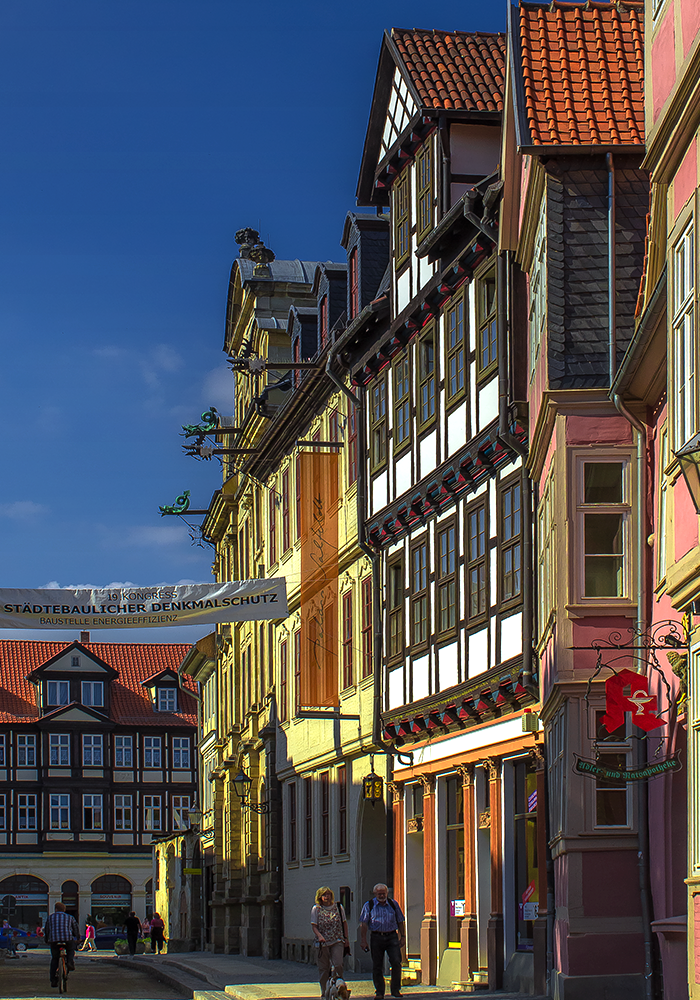
#> input picture Disparity/Test/001_L.png, 700 x 1000 px, found by its file name
$ jupyter execute 'Disparity from images using OpenCV.ipynb'
#> lines starting #> are read from the running program, lines starting #| are printed output that depends on the picture
[cell 1]
import numpy as np
import cv2
from matplotlib import pyplot as plt
import matplotlib.image as mpimg
from PIL import Image
import scipy.ndimage

[cell 2]
path = "C:/Users/Abhishek Tiwari/Desktop/Disparity/Test"

[cell 3]
imgL = cv2.imread(path + '/' + '001_L.png',0)
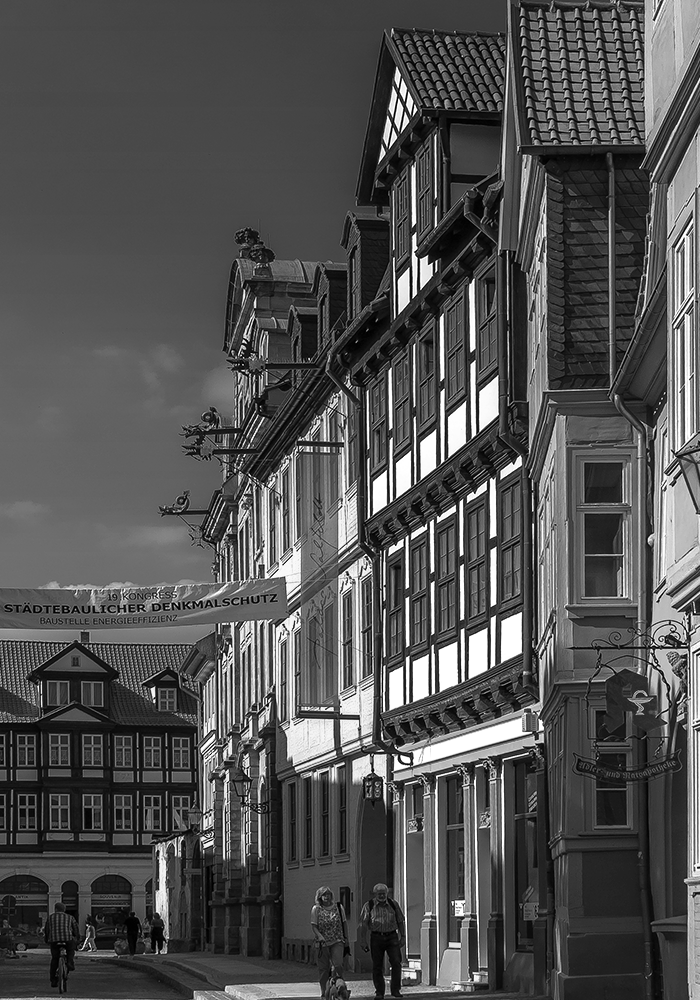
#> imgL: shape (1000, 700); min 0, max 255, mean 81.7
imgR = cv2.imread(path + '/' + '001_R.png',0)
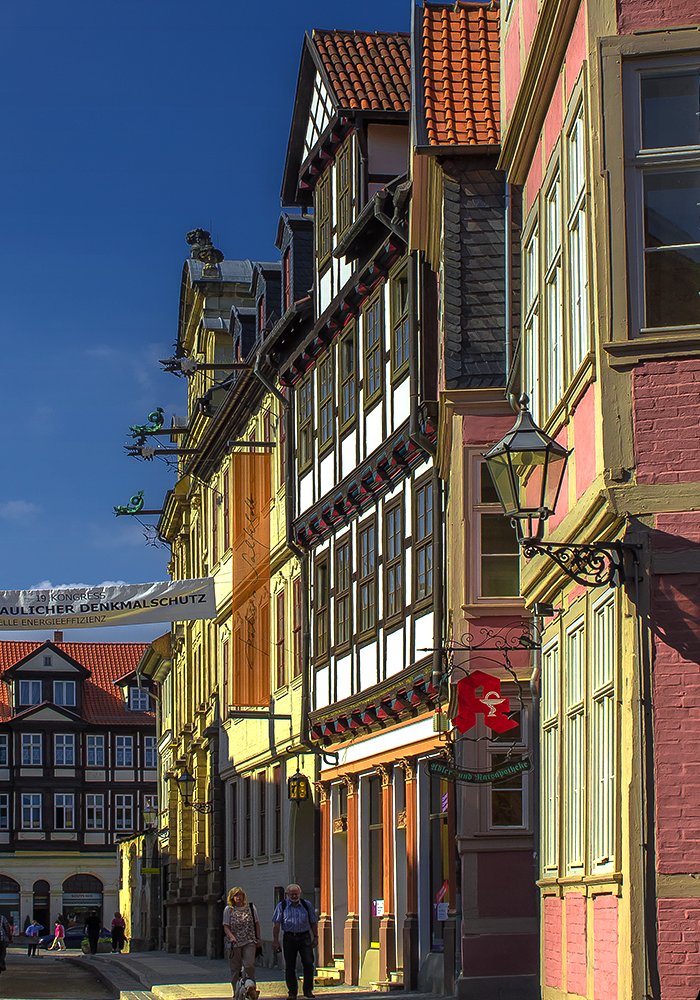
#> input picture Disparity/Test/001_R.png, 700 x 1000 px, found by its file name
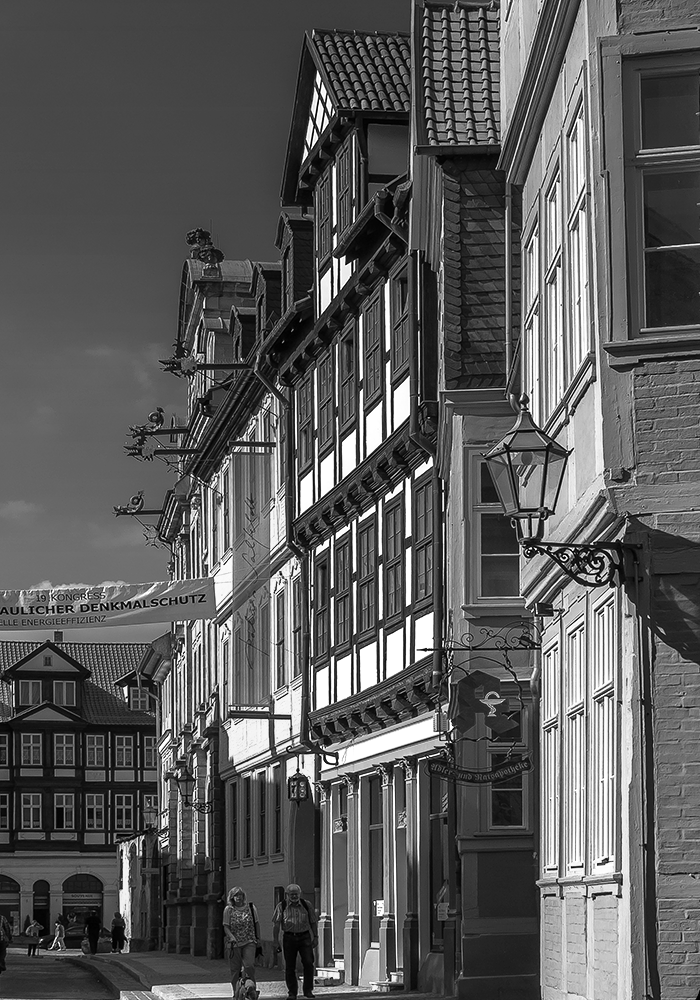
#> imgR: shape (1000, 700); min 0, max 255, mean 90.5

[cell 4]
cv2.imshow("x",imgL)
cv2.waitKey(0)

[cell 5]
import time
start = time.time()

# using OpenCV's built in library function to create a disparity map
stereo = cv2.StereoBM_create(numDisparities=48, blockSize=15)
disparity = stereo.compute(imgL,imgR)
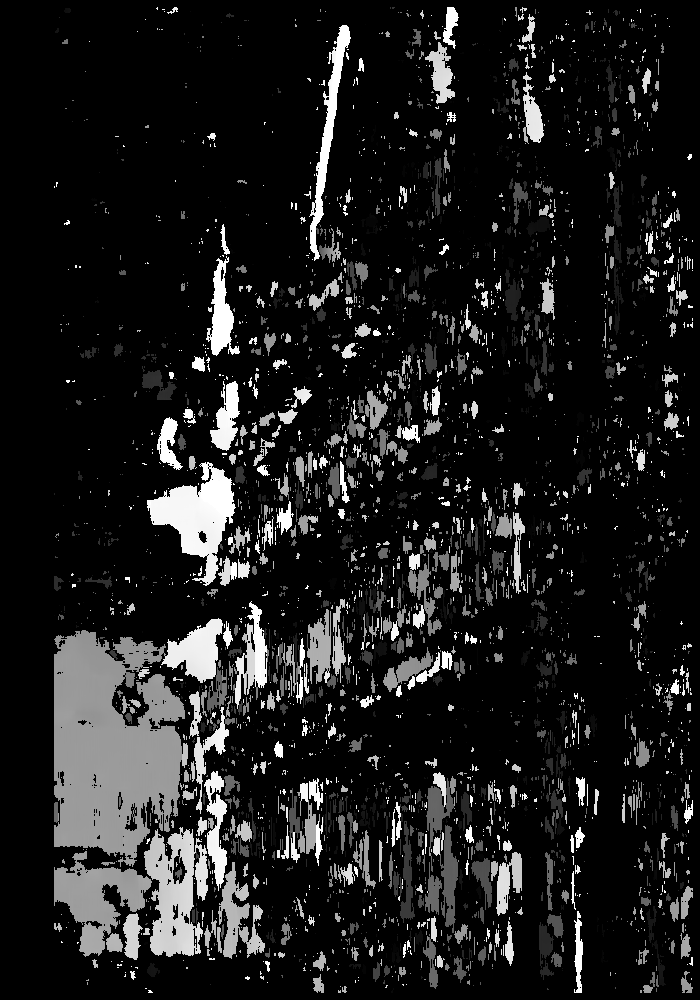
#> disparity: shape (1000, 700) int16; min -16, max 752, mean 71.9; drawn with min black and max white
plt.imshow(disparity,'gray')
plt.show()
end = time.time()

display("time taken to compute disparity map = " + str(end - start) +" seconds." )
